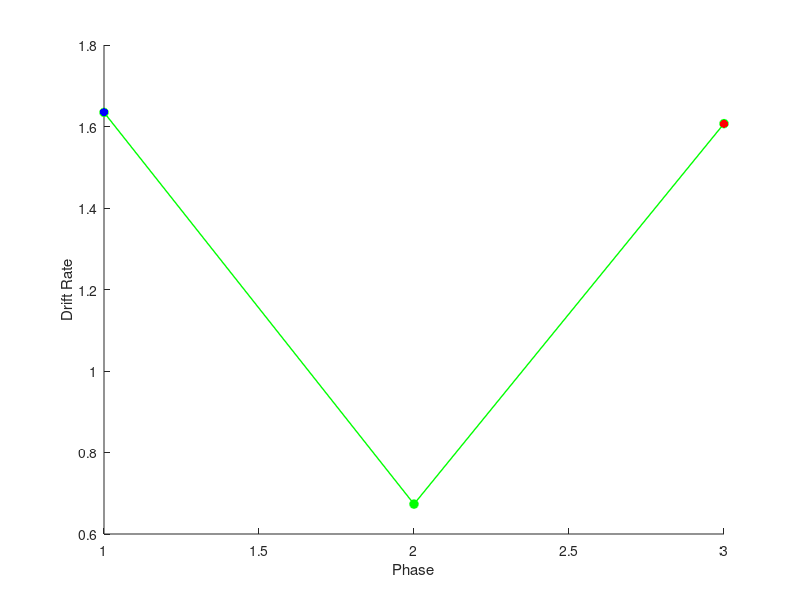
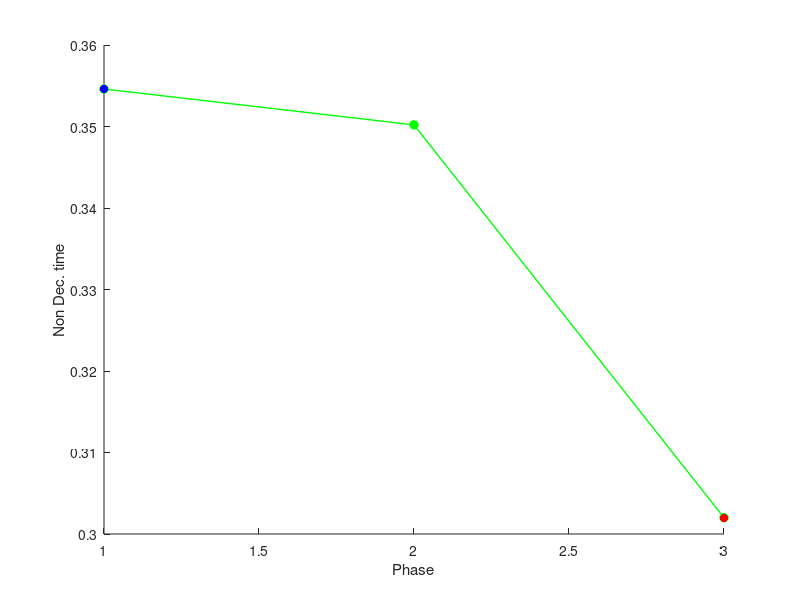
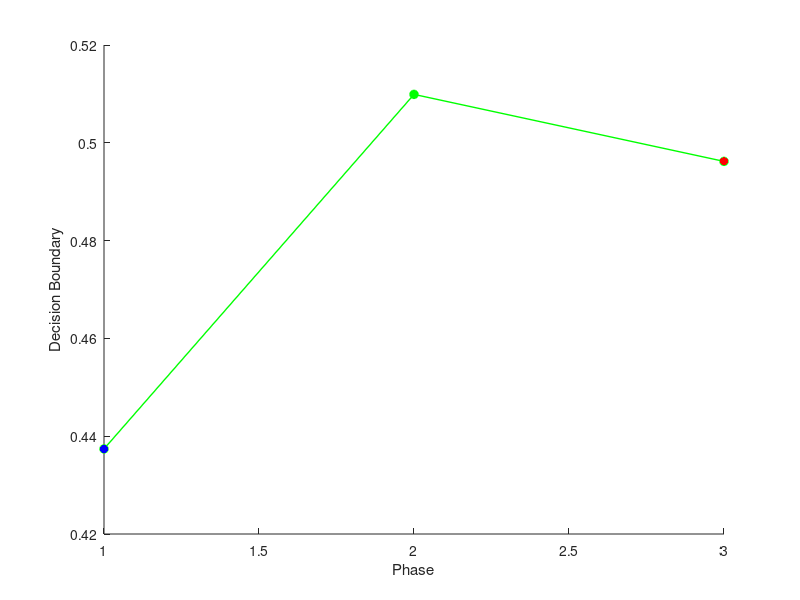

Write the MATLAB code that produced these figures, in order.
drift_rate = [1.6346, 0.6734, 1.6071];

decision_boundary = [0.4374, 0.5099, 0.4962];

nonDecision_t = [0.3546, 0.3502, 0.3020];
phase = [1, 2, 3];
colors = {'b', 'g', 'r'};
figure;
hold on
plot(phase, drift_rate, '-o', 'Color', 'g', 'LineWidth',1); 
for i = 1:3
    scatter(phase(i), drift_rate(i), 'filled', 'MarkerFaceColor', colors{i})
end
xlabel("Phase")
ylabel("Drift Rate")
hold off

figure;
hold on
plot(phase, nonDecision_t, '-o', 'Color', 'g', 'LineWidth',1); 
for i = 1:3
    scatter(phase(i), nonDecision_t(i), 'filled', 'MarkerFaceColor', colors{i})
end
xlabel("Phase")
ylabel("Non Dec. time")
hold off

figure;
hold on
plot(phase, decision_boundary, '-o', 'Color', 'g', 'LineWidth',1); 
for i = 1:3
    scatter(phase(i), decision_boundary(i), 'filled', 'MarkerFaceColor', colors{i})
end
xlabel("Phase")
ylabel("Decision Boundary")
hold off